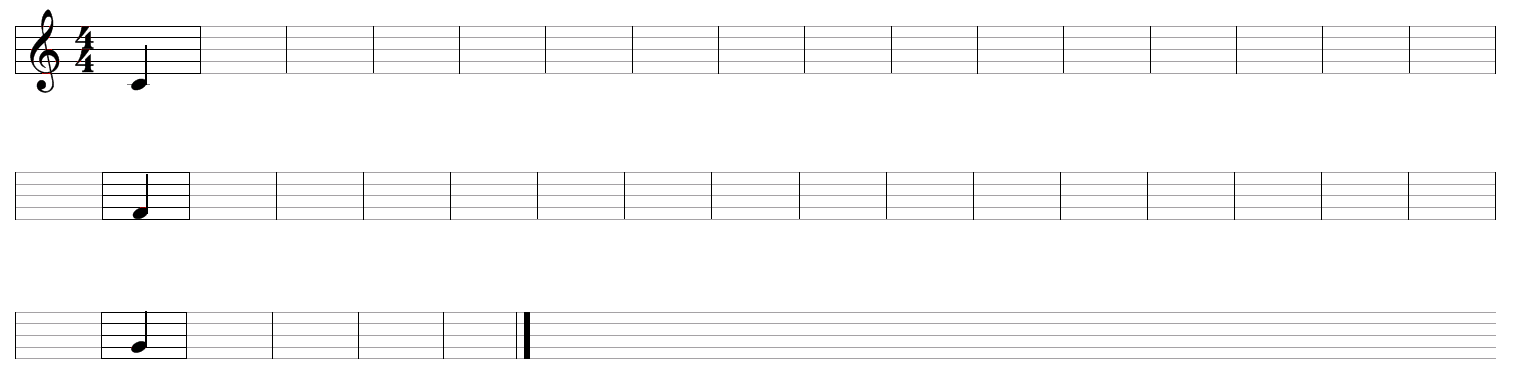
#> input picture ProjekatSoft/images/aaaa.png, 1528 x 389 px
$ python -i acc_handler.py   (imports and definitions only)   (older library calls are emulated)
#> lines starting #> are read from the running program, lines starting #| are printed output that depends on the picture; after the words box and inside, x2 and y2 are one past the last pixel; in counts of white or black regions, pixels touching at a corner belong together
### ProjekatSoft/imageProcessingFunctions.py
import cv2
import numpy as np
import matplotlib.pyplot as plt
import collections
import note_head_position as nhp


def resize_region(region):
    return cv2.resize(region, (28, 28), interpolation=cv2.INTER_NEAREST)


def invert(image):
    return 255-image


# [50 lines left out: functions select_roi, display_progress, not called in this run]


def load_image(path):
    return cv2.cvtColor(cv2.imread(path), cv2.COLOR_BGR2RGB)


def image_gray(image):
    return cv2.cvtColor(image, cv2.COLOR_RGB2GRAY)


# [4 lines left out: function image_bin, not called in this run]


def invert(image):
    return 255-image


# [5 lines left out: function display_image, not called in this run]


def dilate(image):
    kernel = np.ones((3,3)) # strukturni element 3x3 blok
    return cv2.dilate(image, kernel, iterations=1)


def erode(image):
    kernel = np.ones((3,3)) # strukturni element 3x3 blok
    return cv2.erode(image, kernel, iterations=1)

# [9 lines left out: function show_image, not called in this run]

### ProjekatSoft/acc_handler.py
import imageProcessingFunctions as img_fun
import cv2
import numpy as np
class Acc_handler:
    def __init__(self,image):
        self.image = image
        image_gray = img_fun.image_gray(image)
        ret, self.image_bin = cv2.threshold(image_gray, 150, 255, cv2.THRESH_BINARY)
        self.image_bin = img_fun.invert(self.image_bin)


        self.remove_accs()

    def remove_accs(self):

        image_orig = self.image.copy()
        img, contours, hierarchy = cv2.findContours(self.image_bin.copy(), cv2.RETR_EXTERNAL, cv2.CHAIN_APPROX_NONE)

        for contour in contours:

            x,y,w,h = cv2.boundingRect(contour)


            if w < 15 and h < 30 and w > 7 and h>23:
                region = self.image_bin[y:y+h+1,x:x+w+1]
                region = region*0
                self.image_bin[y:y+h+1,x:x+w+1] = region
                cv2.rectangle(image_orig,(x,y),(x+w,y+h),(0,255,0),2)

        return self.image_bin

>>> import cv2
>>> picture = cv2.imread('images/aaaa.png')
#> picture is the input picture: shape (389, 1528, 3); mean B, G, R 249.5, 249.4, 249.5
>>> result = Acc_handler(picture).remove_accs()
#> in __init__, `ret, self.image_bin = cv2.threshold(image_gray, 150, 255, cv2.THRESH_B..`:
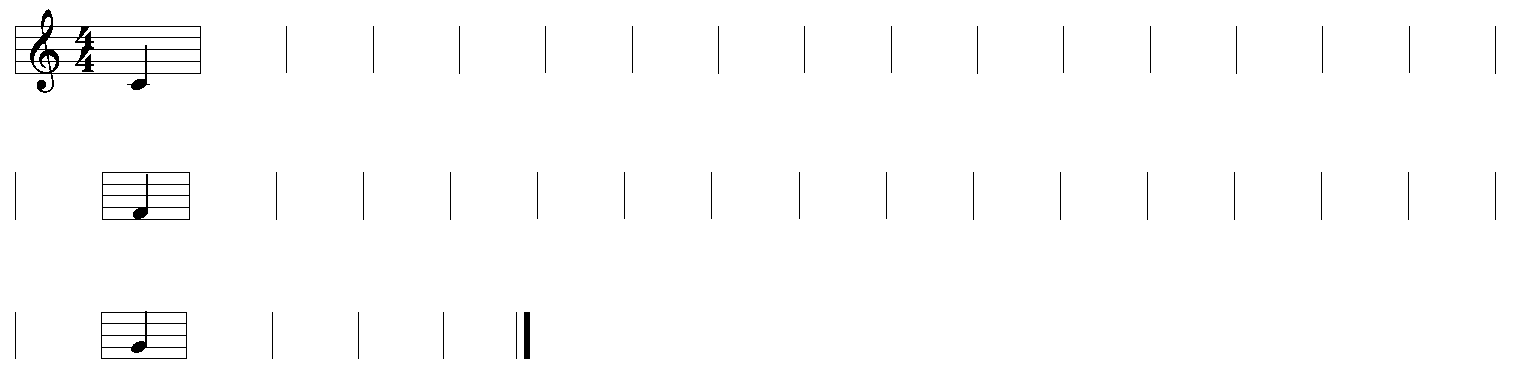
#> self.image_bin: shape (389, 1528); 99% white; 40 black regions, largest, box (x1, y1, x2, y2) and area: (15, 9, 201, 93) 2296, (102, 172, 190, 220) 722, (101, 311, 187, 359) 695
#> in invert, `return 255-image`: returned value: shape (389, 1528); 0.96% white; 40 white regions
#> in remove_accs, `img, contours, hierarchy = cv2.findContours(self.image_bin.copy(), cv2..`: contours = 40 contours, 36 with area under 20; largest, box (x1, y1, x2, y2) and area: (15, 9, 201, 93) 9057, (102, 172, 190, 220) 4089, (101, 311, 187, 359) 3912, (524, 312, 530, 359) 230
#> the loop in remove_accs, `for contour in contours: ` made 40 passes
#> (x, y, w, h) on passes 1 to 12: (524, 312, 6, 47), (516, 312, 1, 47), (443, 312, 1, 47), (358, 312, 1, 47), (272, 312, 1, 47), (15, 312, 1, 47), (101, 311, 86, 48), (1495, 172, 1, 48), (1408, 172, 1, 48), (1321, 172, 1, 48), (1234, 172, 1, 48), (1147, 172, 1, 48)
#> the loop in remove_accs (call 2), `for contour in contours: ` made 40 passes

$ run again, on ProjekatSoft/images/acc.png
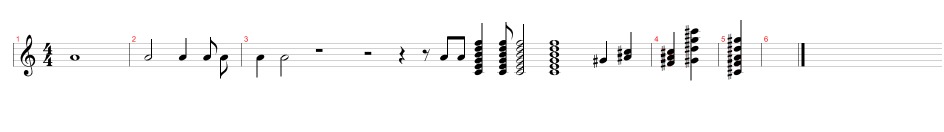
#> input picture ProjekatSoft/images/acc.png, 1887 x 263 px (shown at 1/2 size)
#> picture is the input picture: shape (263, 1887, 3); mean B, G, R 247.6, 247.5, 247.7
#> in invert, `return 255-image`:
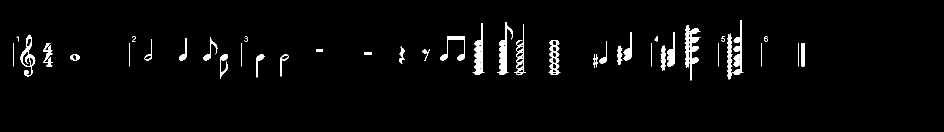
#> returned value: shape (263, 1887) (shown at 1/2 size); 2.5% white; 43 white regions (3 under 20 px)
#> contours = 43 contours, 13 with area under 20; largest, box (x1, y1, x2, y2) and area: (41, 69, 71, 153) 1016, (1369, 50, 1401, 161) 998, (1097, 80, 1121, 150) 989, (994, 44, 1026, 150) 926, (945, 46, 969, 150) 905
#> the loop in remove_accs, `for contour in contours: ` made 43 passes
#> (x, y, w, h) on passes 1 to 8: (451, 121, 1, 1), (561, 109, 16, 44), (513, 109, 16, 46), (440, 109, 16, 48), (431, 109, 1, 1), (140, 109, 19, 12), (1186, 108, 10, 28), (729, 104, 14, 6)
#> after the loop in remove_accs, `for contour in contours:`:
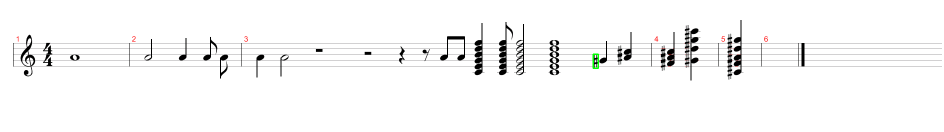
#> image_orig: shape (263, 1887, 3) (shown at 1/2 size); 0.05% of pixels changed, all inside (x1, y1, x2, y2) = (1185, 107, 1198, 138)
#> contours = 42 contours, 13 with area under 20; largest, box (x1, y1, x2, y2) and area: (41, 69, 71, 153) 1016, (1369, 50, 1401, 161) 998, (1097, 80, 1121, 150) 989, (994, 44, 1026, 150) 926, (945, 46, 969, 150) 905
#> the loop in remove_accs (call 2), `for contour in contours: ` made 42 passes

$ run again, on ProjekatSoft/images/beams_test.png
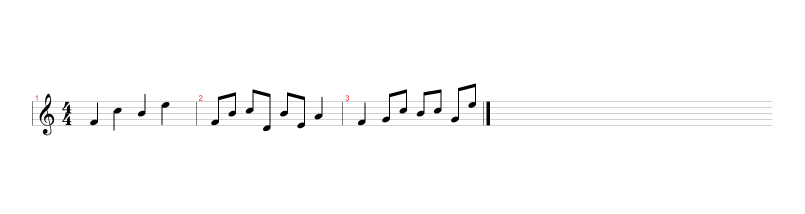
#> input picture ProjekatSoft/images/beams_test.png, 1609 x 428 px (shown at 1/2 size)
#> picture is the input picture: shape (428, 1609, 3); mean B, G, R 251.6, 251.5, 251.6
#> in __init__, `ret, self.image_bin = cv2.threshold(image_gray, 150, 255, cv2.THRESH_B..`:
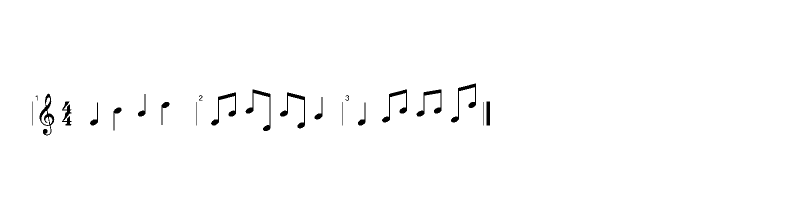
#> self.image_bin: shape (428, 1609) (shown at 1/2 size); 99% white; 22 black regions (1 under 20 px), largest, box (x1, y1, x2, y2) and area: (79, 187, 109, 271) 746, (491, 179, 541, 262) 704, (902, 167, 952, 245) 696
#> in invert, `return 255-image`:
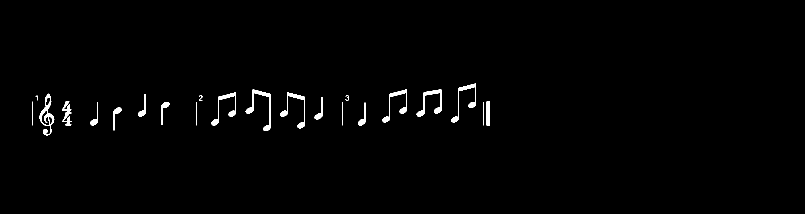
#> returned value: shape (428, 1609) (shown at 1/2 size); 1% white; 22 white regions (1 under 20 px)
#> contours = 22 contours, 7 with area under 20; largest, box (x1, y1, x2, y2) and area: (79, 187, 109, 271) 1018, (491, 179, 541, 262) 540, (902, 167, 952, 245) 536, (560, 185, 610, 257) 530, (764, 179, 814, 245) 524
#> the loop in remove_accs, `for contour in contours: ` made 22 passes
#> (x, y, w, h) on passes 1 to 8: (227, 215, 16, 46), (716, 205, 15, 46), (180, 205, 16, 46), (966, 204, 1, 47), (685, 204, 1, 47), (392, 204, 1, 47), (323, 204, 16, 46), (973, 203, 7, 48)
#> the loop in remove_accs (call 2), `for contour in contours: ` made 22 passes

$ run again, on ProjekatSoft/images/chords.png
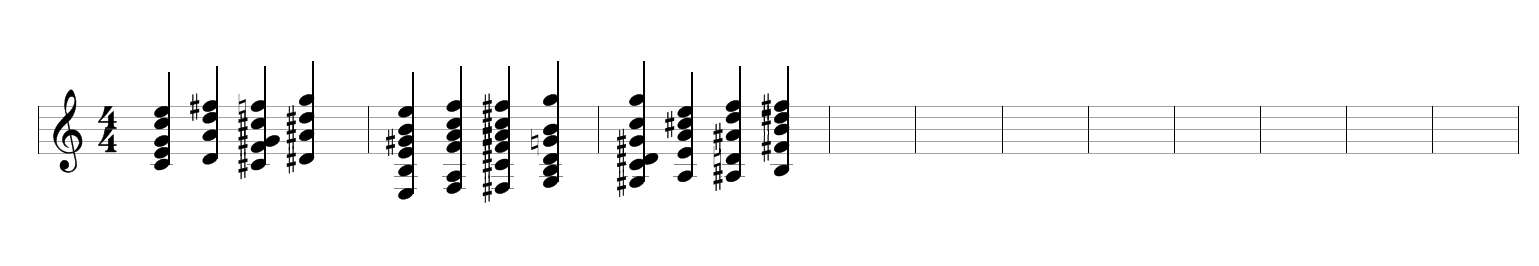
#> input picture ProjekatSoft/images/chords.png, 1539 x 266 px
#> picture is the input picture: shape (266, 1539, 3); mean B, G, R 244.5, 244.4, 244.5
#> in __init__, `ret, self.image_bin = cv2.threshold(image_gray, 150, 255, cv2.THRESH_B..`:
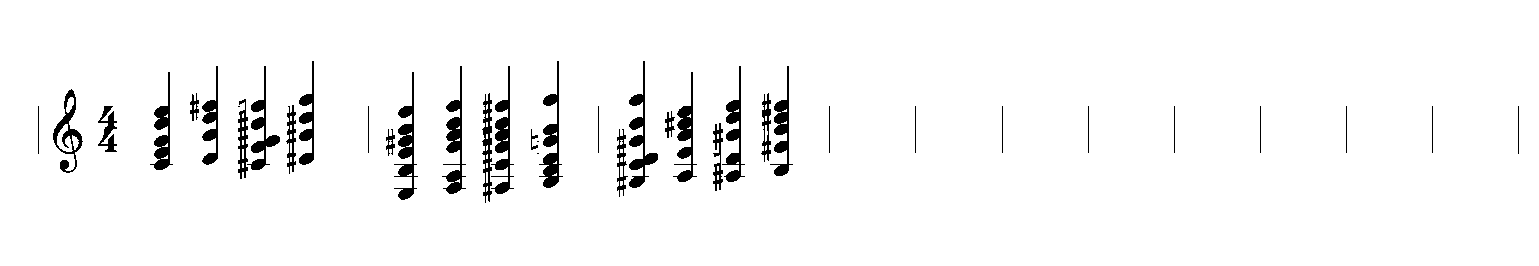
#> self.image_bin: shape (266, 1539); 96.2% white; 39 black regions (3 under 20 px), largest, box (x1, y1, x2, y2) and area: (394, 72, 418, 200) 1071, (442, 66, 466, 194) 1060, (539, 61, 563, 188) 1055
#> contours = 39 contours, 15 with area under 20; largest, box (x1, y1, x2, y2) and area: (53, 89, 83, 173) 1019, (539, 61, 563, 188) 900, (394, 72, 418, 200) 897, (442, 66, 466, 194) 890, (491, 66, 514, 194) 852
#> the loop in remove_accs, `for contour in contours: ` made 39 passes
#> (x, y, w, h) on passes 3 to 10: (617, 129, 11, 68), (531, 129, 7, 21), (386, 129, 9, 27), (713, 123, 10, 68), (665, 111, 10, 27), (1518, 106, 1, 48), (1432, 106, 1, 47), (1346, 106, 1, 47)
#> after the loop in remove_accs, `for contour in contours:`:
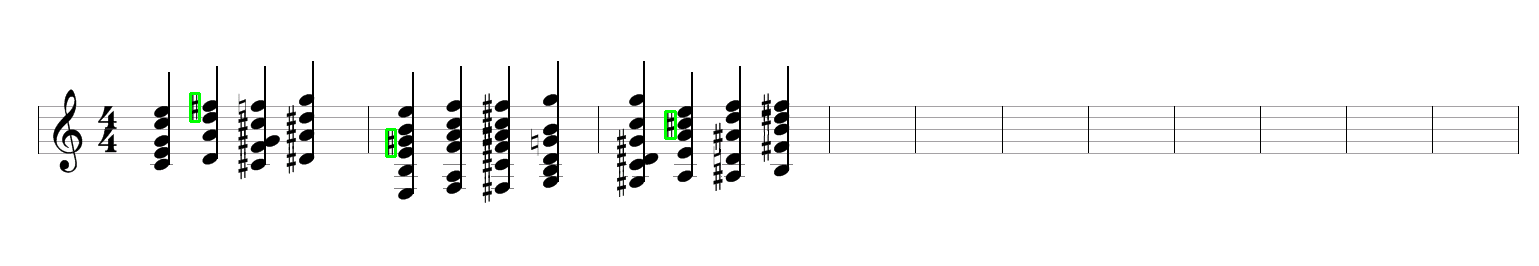
#> image_orig: shape (266, 1539, 3); 0.16% of pixels changed, all inside (x1, y1, x2, y2) = (189, 92, 677, 158)
#> contours = 36 contours, 15 with area under 20; largest, box (x1, y1, x2, y2) and area: (53, 89, 83, 173) 1019, (539, 61, 563, 188) 900, (394, 72, 418, 200) 897, (442, 66, 466, 194) 890, (491, 66, 514, 194) 852
#> the loop in remove_accs (call 2), `for contour in contours: ` made 36 passes
